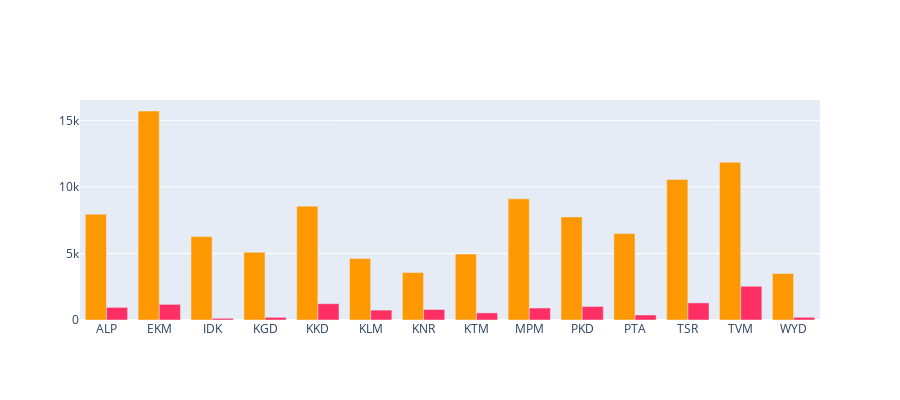

Source (notebook cell):
### Code cell
fig_c = px.bar(df, x = 'District', y = 'Active', color_discrete_sequence=[act])
fig_d = px.bar(df, x = 'District', y = 'Death', color_discrete_sequence=[dth])

fig = make_subplots(rows = 1, cols = 1, shared_xaxes=True, horizontal_spacing=0.1)

fig.add_trace(fig_c['data'][0], row = 1, col = 1)
fig.add_trace(fig_d['data'][0], row = 1, col = 1)

fig.update_layout(height = 400)

fig.show()

### Figure 1 — Plotly figure (JSON) as saved in the notebook; plotly's stock layout.template omitted (floating-point values rounded to 4 significant figures)
{"data": [{"alignmentgroup": "True", "hovertemplate": "District=%{x}<br>Active=%{y}<extra></extra>", "legendgroup": "", "marker": {"color": "#fe9801"}, "name": "", "offsetgroup": "", "orientation": "v", "showlegend": false, "textposition": "auto", "type": "bar", "x": ["ALP", "EKM", "IDK", "KGD", "KKD", "KLM", "KNR", "KTM", "MPM", "PKD", "PTA", "TSR", "TVM", "WYD"], "xaxis": "x", "y": [7950, 15699, 6264, 5086, 8550, 4616, 3573, 4958, 9101, 7744, 6489, 10559, 11850, 3497], "yaxis": "y"}, {"alignmentgroup": "True", "hovertemplate": "District=%{x}<br>Death=%{y}<extra></extra>", "legendgroup": "", "marker": {"color": "#ff2e63"}, "name": "", "offsetgroup": "", "orientation": "v", "showlegend": false, "textposition": "auto", "type": "bar", "x": ["ALP", "EKM", "IDK", "KGD", "KKD", "KLM", "KNR", "KTM", "MPM", "PKD", "PTA", "TSR", "TVM", "WYD"], "xaxis": "x", "y": [948, 1175, 127, 199, 1224, 745, 790, 534, 901, 1017, 377, 1285, 2534, 204], "yaxis": "y"}], "layout": {"height": 400, "xaxis": {"anchor": "y", "domain": [0, 1]}, "yaxis": {"anchor": "x", "domain": [0, 1]}}}
